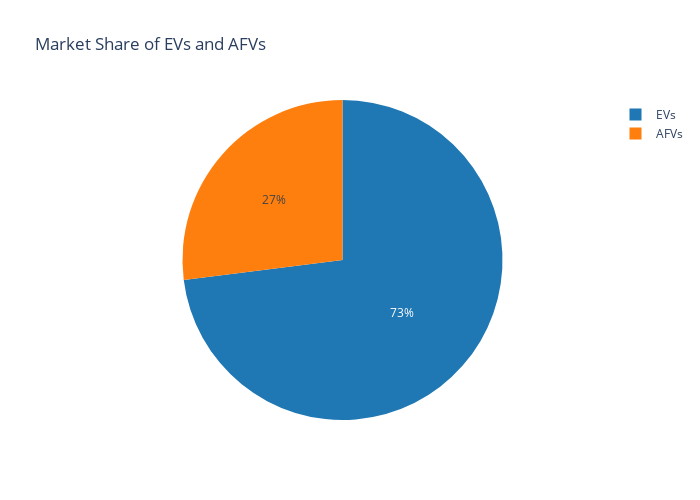

Notebook source saved alongside this figure:
### Code cell
import plotly.express as px
colors = ['#1f77b4', '#ff7f0e']  
fig = px.pie(market_share, 
             names=market_share.index, 
             values=market_share.values,
             title='Market Share of EVs and AFVs',
             color_discrete_sequence=colors, 
             width=700, height=500) 
fig.show()
plt.savefig(f'../data/market_share_AFV_EV_US_pie.png', dpi=300)

### Figure 1 — Plotly figure (JSON) as saved in the notebook; plotly's stock layout.template omitted (floating-point values rounded to 4 significant figures)
{"data": [{"domain": {"x": [0, 1], "y": [0, 1]}, "hovertemplate": "Fuel Category=%{label}<br>value=%{value}<extra></extra>", "labels": ["EVs", "AFVs"], "legendgroup": "", "name": "", "showlegend": true, "type": "pie", "values": [73.02, 26.98]}], "layout": {"height": 500, "legend": {"tracegroupgap": 0}, "piecolorway": ["#1f77b4", "#ff7f0e"], "title": {"text": "Market Share of EVs and AFVs"}, "width": 700}}
